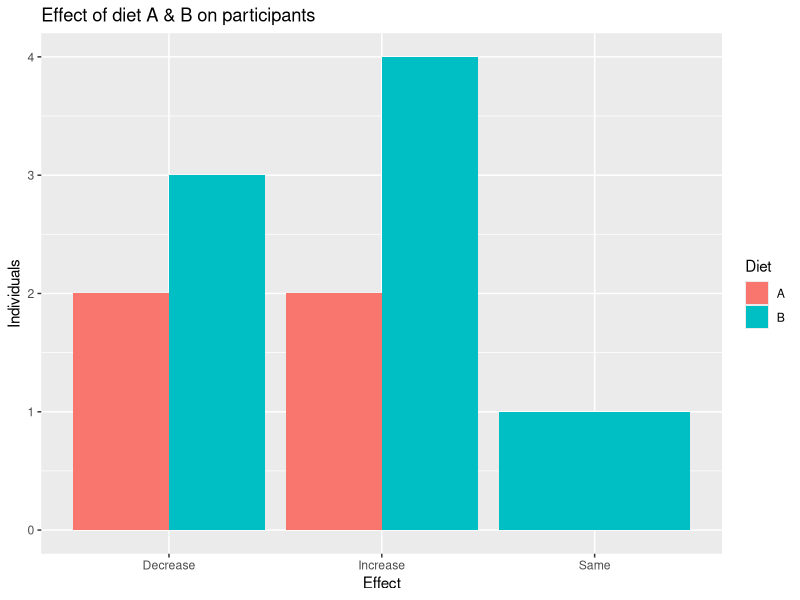

The R script that drew this image: (Note: this script raises an error after producing the figure.)
## ---- chunk 1
library(knitr)
opts_chunk$set(comment = "")
library(readr)
suppressPackageStartupMessages(library(dplyr))
library(tidyverse)
## ---- chunk 2
?airquality # use this to find out more about the data
airqual <- tibble(airquality)
airqual
## ---- chunk 3
Ozone_values<-count(airqual, Ozone)
tail(Ozone_values)
## ---- chunk 4
sum(c(1,2,3,NA))
mean(c(1,2,3,NA))
median(c(1,2,3,NA))
## ---- chunk 5
dim(airqual)
airqual %>% drop_na(Ozone)
## ---- chunk 6
airqual %>% drop_na()
## ---- chunk 7

## ---- chunk 8
set.seed(124)
data_diet <- tibble(Diet = rep(c("A", "B", "B"),
                               times = 4), 
                    Gender = c("Male", 
                               "m",
                               "Other",
                               "F", 
                               "Female",
                               "M", 
                               "f",
                               "O", 
                               "Man",
                               "f",
                               "F",
                               "O"), 
                    Weight_start = sample(100:250, size = 12),
                    Weight_change = sample(-10:20, size = 12))

## ---- chunk 9
data_diet
## ---- chunk 10
data_diet %>%
  count(Gender)
## ---- chunk 11

data_diet %>% 
  mutate(Gender = recode(Gender, M = "Male", 
                                 m = "Male", 
                               Man = "Male",
                                 O = "Other",
                                 f = "Female",
                                 F = "Female")) %>%
  count(Gender)
## ---- chunk 12
data_diet %>% 
  mutate(Gender = case_when(Gender == "M" ~ "Male", 
                            Gender == "m" ~ "Male", 
                            Gender == "Man" ~ "Male",
                            Gender == "O" ~ "Other",
                            Gender == "f" ~ "Female",
                            Gender == "F" ~ "Female"))  %>% 
  count(Gender)

## ---- chunk 13
data_diet %>% 
  mutate(Gender = case_when(Gender == "M" ~ "Male", 
                            Gender == "m" ~ "Male", 
                            Gender == "Man" ~ "Male",
                            Gender == "O" ~ "Other",
                            Gender == "f" ~ "Female",
                            Gender == "F" ~ "Female"))
## ---- chunk 14
data_diet
## ---- chunk 15
data_diet %>% 
  mutate(Gender = case_when(Gender == "M" ~ "Male", 
                            Gender == "m" ~ "Male", 
                            Gender == "Man" ~ "Male",
                            Gender == "O" ~ "Other",
                            Gender == "f" ~ "Female",
                            Gender == "F" ~ "Female",
                            TRUE ~ Gender))  %>% 
  count(Gender)
## ---- chunk 16
data_diet %>% 
  mutate(Gender = case_when(
    Gender %in% c("M", "male", "Man", "m", "Male") ~ "Male",
    Gender %in% c("F", "Female", "f", "female") ~ "Female",
    Gender %in% c("O", "Other") ~ "Other"))

## ---- chunk 17

data_diet <- data_diet %>% 
      mutate(Effect = case_when(Weight_change > 0 ~ "Increase",
                                Weight_change == 0 ~ "Same",
                                Weight_change < 0 ~ "Decrease"))

head(data_diet)

## ---- chunk 18
data_diet %>% 
  count(Diet, Effect)
## ---- chunk 19
diet_effect <- data_diet %>% 
  count(Diet, Effect)

data_diet %>% 
  count(Diet, Effect)%>%
  ggplot(aes(x = Effect,y = n, fill = Diet)) + 
  geom_col(position = position_dodge()) +
  labs(y = "Individuals", 
       title = "Effect of diet A & B on participants")


## ---- chunk 20
include_graphics("https://swag.rstudio.com/uploads/1/3/1/3/131335021/s815253891256106552_p45_i1_w935.png")
## ---- chunk 21

Effect <- pull(data_diet) %>% head(n = 6)
Effect
str_detect(string = Effect, pattern = "d")
str_detect(string = Effect, pattern = "D")
## ---- chunk 22
str_replace(string = Effect, pattern = "D", replacement = "d")
## ---- chunk 23
str_replace(string = Effect, pattern = "e", replacement = "E")
## ---- chunk 24
str_replace_all(string = Effect, pattern = "e", replacement = "E")

## ---- chunk 25
str_sub(string = Effect, start = 1, end = 3)
## ---- chunk 26
head(data_diet, n = 4)
data_diet %>% 
  filter(str_detect(string = Gender,
                    pattern = "M"))
## ---- chunk 27
count(data_diet, Gender)
## ---- chunk 28
data_diet %>% 
  mutate(Gender = case_when(
    str_detect(string = Gender, pattern = "^m|^M") ~ "Male",
    str_detect(string = Gender, pattern = "^f|^F") ~ "Female",
    str_detect(string = Gender, pattern = "^o|^O") ~ "Other")) %>%
  count(Gender)
## ---- chunk 29
knitr::include_graphics("https://media1.giphy.com/media/S9ZK4mmi3u3jdc5dek/200w.webp?cid=ecf05e47h7myga959jwvek6s9x1tkog135g7pxu8vvjz2yqb&rid=200w.webp&ct=g")
## ---- chunk 30
diet_comb <- data_diet %>% 
  unite(Diet, Effect, col = "change", remove = TRUE)
## ---- chunk 31
diet_comb
## ---- chunk 32
diet_comb <- diet_comb %>% 
  separate(col = change, into = c("Diet", "Change"), sep = "_" )
diet_comb
## ---- chunk 33
knitr::include_graphics(here::here("images/the-end-g23b994289_1280.jpg"))
